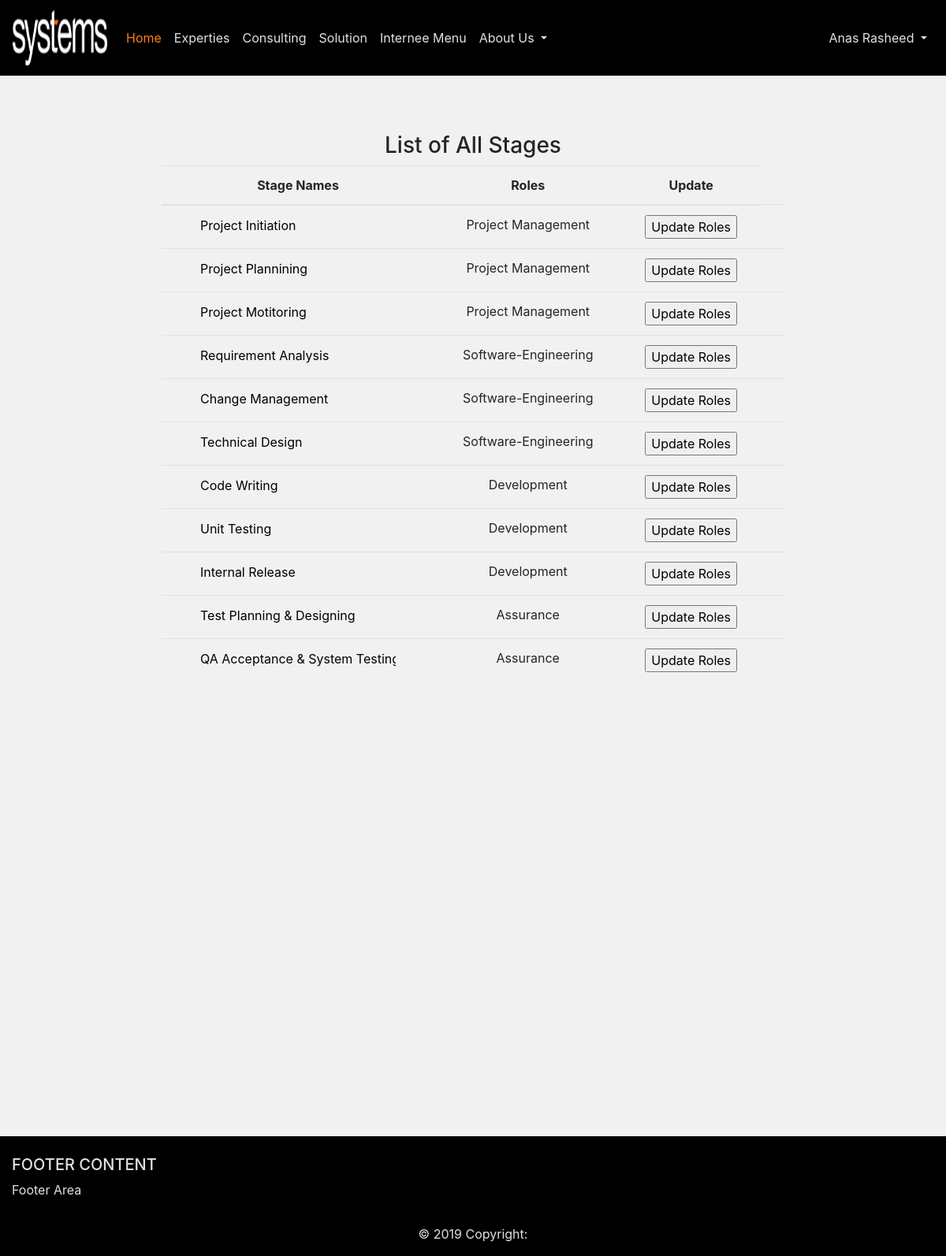
The page /Systems/view-stages.php (signed in) on the database its author committed.
### tables this page shows
CREATE TABLE `stages` (
  `stage_id` int(11) NOT NULL,
  `stage_name` varchar(40) NOT NULL,
  `role_id` int(11) NOT NULL
);

CREATE TABLE `roles` (
  `role_id` int(11) NOT NULL,
  `role_name` varchar(40) NOT NULL
);

### Systems/view-stages.php (the view, shortened to what this page needs)
<?php
include('config/header.php');
?>
<br/>
<br/>
<br/>
<h3 class="h3 text-center" >List of All Stages</h3>
<div class="auth-wrapper no-block justify-content-center align-items-center">
	<div class="row">
		<div class="col-2"></div>
<div class="col-8">
<table class="table text-center table-hover">
  <thead>
    <tr>
      <th scope="col">Stage Names</th>
      <th scope="col">Roles</th>
      <th scope="col">Update</th>
    </tr>
  </thead>
  <tbody>
  	<?php
$query="select stages.stage_id, stages.stage_name, roles.role_name from `stages` inner join `roles` where stages.role_id=roles.role_id";
$sql=mysqli_query($connect, $query);
$rows=mysqli_num_rows($sql);
if($rows>1){
	while($row=mysqli_fetch_assoc($sql)){
		$stage_name=$row['stage_name'];
		$role_name=$row['role_name'];
    $id=$row['stage_id'];
?>
    <tr>
      <form method="Post">
      <td><input type="text" name="stage_name" id="stage" value='<?php echo $stage_name;?>' ></td>
      <td><?php echo $role_name;?></td>
      <td><input type="submit" name="update" value="Update Roles"></td>
      <td><input type="text" class="text-center" hidden name="sid" id="sid" readonly value="<?php echo $id;?>"></td>
         </form>
      </tr>
  <?php	}
}
?>
  </tbody>
</table>
</div>
<div class="col-2"></div>
</div>
</div>
<br/>
<br/>
<br/>
<br/>
<br/>
<br/>
<br/>
<br/>
<br/>
<br/>
<br/>
<br/>
<br/>
<br/>
<br/>
<br/>
<br/>
<br/>
<?php
include('config/footer.php');
 ?>

### Systems/config/header.php (shortened to what this page needs)
<?php
$fname=$_SESSION['fname'];
$lname=$_SESSION['lname'];
$designation=$_SESSION['designation'];
?>
<!DOCTYPE html>
<html>
<head>
	<link rel="stylesheet" href="https://stackpath.bootstrapcdn.com/bootstrap/4.3.1/css/bootstrap.min.css">
  <link rel="stylesheet" type="text/css" href="style.css">
</head>
<body>
	<nav class="navbar navbar-expand-lg navbar-dark navbar-fixed" style="background-color: black;">
  <a class="navbar-brand" href="#"><img src="img/logo-light.png" width="120px" height="70px"/></a>
  <div class="collapse navbar-collapse" id="navbarSupportedContent">
    <ul class="navbar-nav mr-auto">
      <li class="nav-item active">
        <a class="nav-link" href="#" style="color:#fd7e14;">Home <span class="sr-only">(current)</span></a>
      </li>
      <li class="nav-item">
        <a class="nav-link" href="#" style="color:#dee2e6;">Experties</a>
      </li>
      <li class="nav-item">
        <a class="nav-link" href="#" style="color:#dee2e6;">Consulting</a>
      </li>
      <li class="nav-item">
        <a class="nav-link" href="#" style="color:#dee2e6;">Solution</a>
      </li>
      ?><li class="nav-item">
       <?php if($designation==="Internee"){
       ?> <a class="nav-link" href="#" style="color:#dee2e6;">Internee Menu</a>
      </li>
      <?php
      }
      ?>
      <li class="nav-item dropdown">
        <a class="nav-link dropdown-toggle" href="#" id="navbarDropdown" style="color:#dee2e6;" role="button" data-toggle="dropdown" aria-haspopup="true" aria-expanded="false">
          About Us
        </a>
      </li>
      </ul>
      <ul class="navbar-nav">
      <li class="nav-item dropdown" text-align="right">
      <a class="nav-link dropdown-toggle" style="color:#dee2e6;" href="#" id="navbarDropdown" role="button" data-toggle="dropdown" aria-haspopup="true" aria-expanded="false">
            <?php echo $fname." ".$lname;?>
          </a>
    </li>
    </ul>
  </div>
</nav>

### Systems/config/footer.php (shortened to what this page needs)
<footer style="background-color:black; color:#dee2e6;" class="page-footer font-small blue pt-4">
    <div class="container-fluid text-center text-md-left">
      <div class="row">
        <div class="col-md-6 mt-md-0 mt-3">
          <h5 class="text-uppercase">Footer Content</h5>
          <p>Footer Area </p>
        </div>
      </div>
    </div>
    <div class="footer-copyright text-center py-3">© 2019 Copyright:
    </div>
  </footer>
</body>
</html>

### Systems/css/style.css (style rules this page uses)
.auth-wrapper { min-height: 100vh; position: relative; }

### Systems/view-stages.php (style rules this page uses)
body { background-color: #f1f1f1; }
#stage { border: none; border-color: transparent; background-color: #f1f1f1; outline: none !important; }

### rows shown on the page
stages: stage_name "Project Initiation", role.role_name "Project Management"
stages: stage_name "Project Plannining", role.role_name "Project Management"
stages: stage_name "Project Motitoring", role.role_name "Project Management"
stages: stage_name "Requirement Analysis", role.role_name "Software-Engineering"
stages: stage_name "Change Management", role.role_name "Software-Engineering"
stages: stage_name "Technical Design", role.role_name "Software-Engineering"
stages: stage_name "Code Writing", role.role_name "Development"
stages: stage_name "Unit Testing", role.role_name "Development"
stages: stage_name "Internal Release", role.role_name "Development"
stages: stage_name "Test Planning & Designing", role.role_name "Assurance"
stages: stage_name "QA Acceptance & System Testing", role.role_name "Assurance"

### other values the page prints
$fname "Anas"
$lname "Rasheed"
